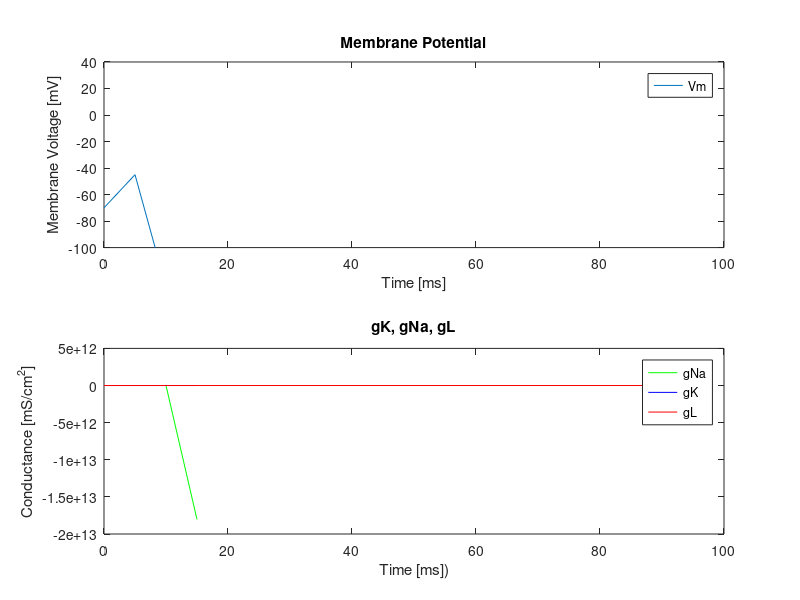

Source code (MATLAB):
%% ECE 4784 %%
%Project Phase 1
%William Zhang
%Due September, 29th 2014

%% Constants Provided:
simTtot = 100; %100 ms total simulation time
step = input('Enter desired time step resolution for simulation [must be below .05ms]: '); %degree of freedom for resolution
t = 0 : step : simTtot; %create time vector using inputted step between data points
I = zeros(1, length(t)); % Current vector must be same size as time vector

%Maximum Conductances
gKBAR = 36; %36 mS/cm^2
gNaBAR = 120; %120 mS/cm^2
gLBAR = 0.3; %0.3 mS/cm^2
EK = -12; %-12 mV
ENa = 115; %115 mV
EL = 10.6; %10.6 mV
VRest = -70; %-70 mV resting potential of membrane.
Cm = 1.0; %uF/cm^2

%%Equations
%Gating Variables:
V(1) = 0; %Initial assumption that V = 0;
alpham(1) = 0.1.*((25-V(1))/(exp((25-V(1))/10)-1));
betam(1) = 4*exp(-V(1)/18);
alphan(1) = 0.01.*((10-V(1))/(exp((10-V(1))/10)-1));
betan(1) = 0.125*exp(-V(1)/80);
alphah(1) = 0.07*exp(-V(1)/20);
betah(1) = 1/(exp((30-V(1))/10)+1);

%Initial Values:
m(1) = alpham(1)/(alpham(1)+betam(1));
n(1) = alphan(1)/(alphan(1)+betan(1));
h(1) = alphah(1)/(alphah(1)+betah(1));

%% Current - Input based for stimulation purposes
a = input('Desired amplitude of current? (in uA/cm^2): '); %inputs asking for desired characteristics
d = input('Desired duration of current? must be between 0 and 100 ms): ');
for i = 1:d/step % filling in vector where current is desired.
I(i) = a;
end


%% Euler's Method
j = 1; %initialize loop index
while j < length(t)
    alpham = 0.1*((25-V(j))/(exp((25-V(j))/10)-1));
    betam = 4*exp(-V(j)/18);
    alphan = 0.01*((10-V(j))/(exp((10-V(j))/10)-1));
    betan = 0.125*exp(-V(j)/80);
    alphah = 0.07*exp(-V(j)/20);
    betah(1) = 1/(exp((30-V(j))/10)+1);
    
    gK(j) = n(j)^4*gKBAR; %Membrane conductances - finding based n, m, and h
    gNa(j) = m(j)^3*gNaBAR *h(j);
    gL(j) = gLBAR;
    
    iK(j) = gK(j)*(V(j)-EK); %Current equation definitions
    iNa(j) = gNa(j)*(V(j)-ENa);
    iL(j) = gL(j)*(V(j)-EL);
    iIon(j) = I(j)-iNa(j)-iK(j)-iL(j);
    
    derivm = alpham*(1-m(j))-betam*m(j); %Euler's method - determining derivative
    derivn = alphan*(1-n(j))-betan*n(j); %based on curent alpha and beta values
    derivh = alphah*(1-h(j))-betah*h(j);
    
    m(j+1) = m(j)+step*derivm; %Stepping m, n, and h values based on the derivation
    n(j+1) = n(j)+step*derivn;
    h(j+1) = h(j)+step*derivh;
    
    derivV(j) = iIon(j)/Cm;
    V(j+1) = V(j)+step*derivV(j); %final voltage calculation based on equation given to us
    
    j=j+1;
end

%% Plots of Data
%Voltage
V = V + VRest; %sets action potential starting voltage to -70mV 
subplot(2,1,1) %subplot for both graphs on one figure
plot(t,V) 
title('Membrane Potential'); %labels
xlabel('Time [ms]');
ylabel('Membrane Voltage [mV]');
legend('Vm');
axis([0, 100, -100, 40]);

%Conductances
t2 = t(1:length(t)-1); % Time vector must match length of conductances
subplot(2,1,2);
plot(t2, gNa, 'g', t2, gK, 'b', t2, gL, 'r')
title('gK, gNa, gL') %lables
xlabel('Time [ms])')
ylabel('Conductance [mS/cm^2]')
legend('gNa','gK', 'gL')
